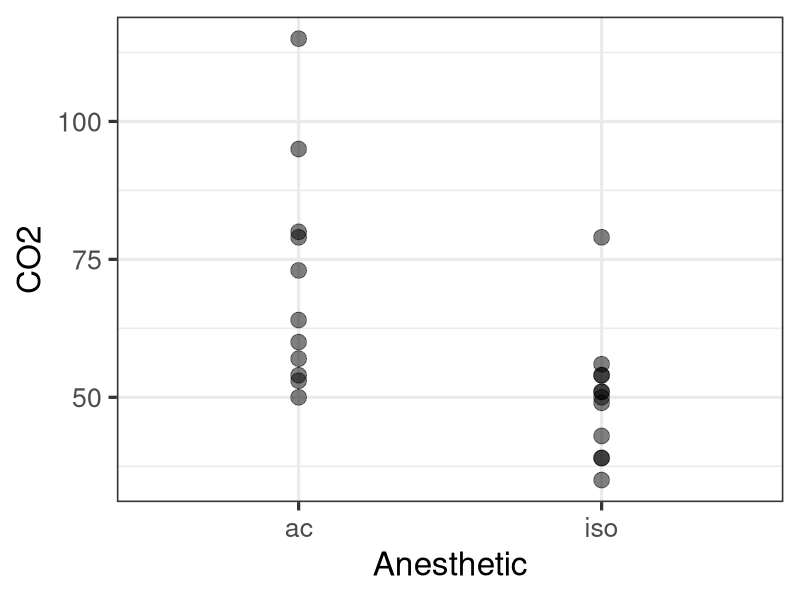

Reproduce this figure in R.
## ---- chunk 1
knitr::opts_chunk$set(echo = TRUE, cache = TRUE)

# Set working directory
knitr::opts_knit$set(root.dir = "../")
## ---- chunk 2
library(tidyverse)

theme_set(theme_bw(base_size = 16) + 
            theme(panel.grid.minor = element_blank(), 
                  strip.background = element_blank()))
## ---- chunk 3
low <- read.csv("data/lowco2.csv")
## ---- chunk 4
names(low)
## ---- chunk 5
dim(low)
## ---- chunk 6
str(low)
## ---- chunk 7
low %>% 
  ggplot(aes(anesth, co2)) + 
  geom_point(alpha = 0.5, size = 5) + 
  labs(x = "Anesthetic", y = "CO2") + 
  theme_bw(base_size = 24)
## ---- chunk 8
low %>%  
  group_by(anesth) %>% 
  summarise(n = n(), 
            mean = mean(co2),
            median = median(co2),
            sd = sd(co2), 
            variance = var(co2), 
            se = sd / sqrt(n)
            )
## ---- chunk 9
low %>%  
  group_by(anesth) %>% 
  summarise(n = n(), 
            mean = mean(co2),
            sd = sd(co2), 
            se = sd / sqrt(n), 
            CI_upper = mean + se * qt(p = 0.975, df = n-1), 
            CI_lower = mean + se * qt(p = 0.025, df = n-1), 
            CI = se * qt(p = 0.975, df = n-1), 
            upper = mean + CI, 
            lower = mean - CI
            )
